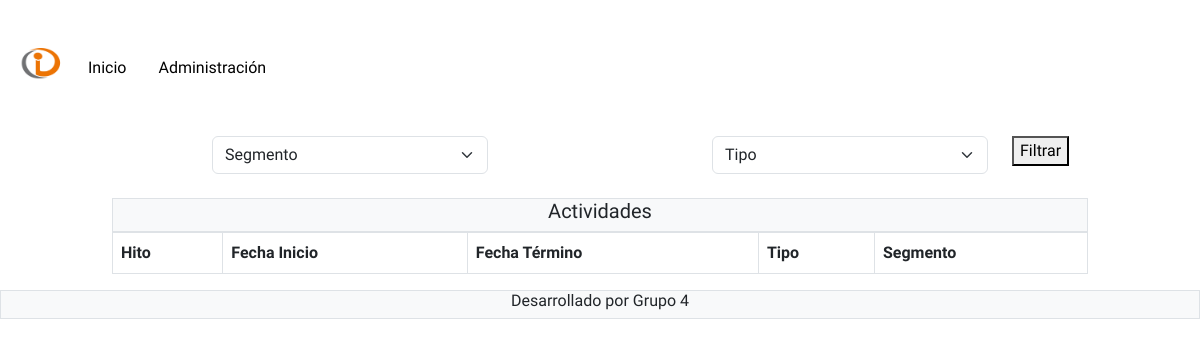
The app's page /, older data.
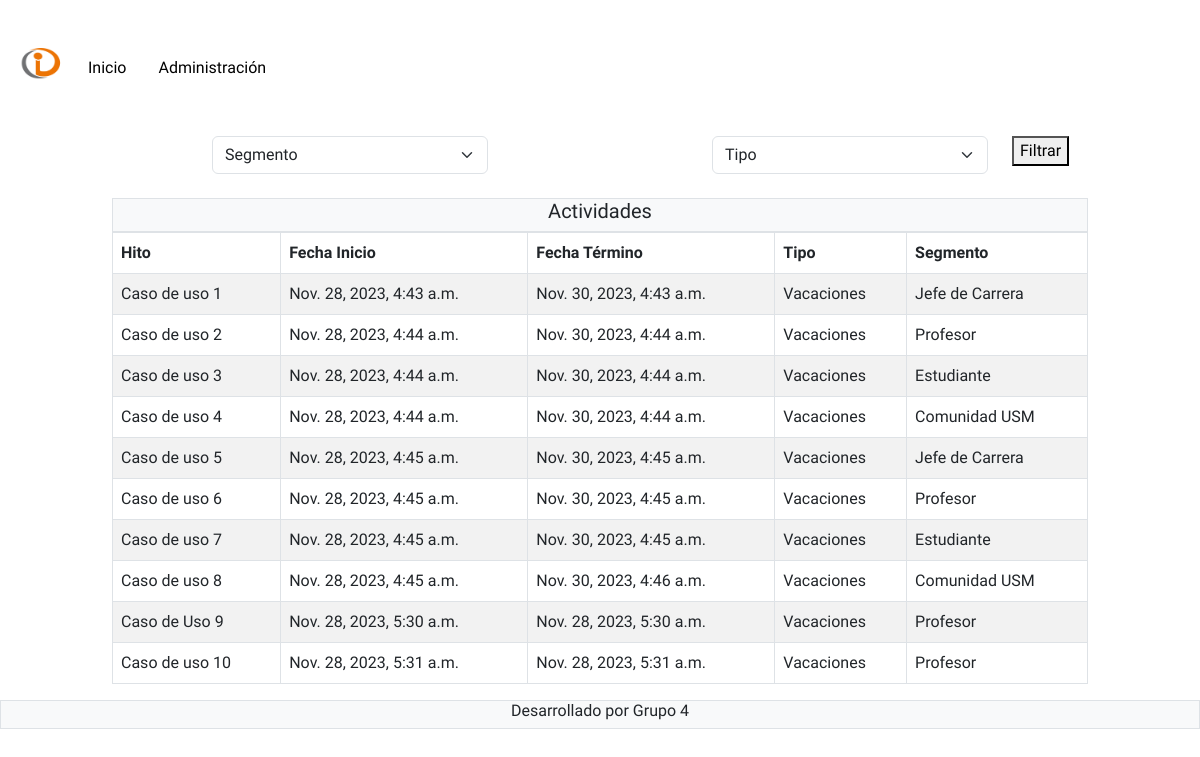
The same page, newer data.
### core/models.py (models this page shows, shortened)
class Evento(models.Model):
    fecha_inicio = models.DateTimeField(auto_now_add=False)
    fecha_termino = models.DateTimeField(auto_now_add=False)
    Titulo = models.CharField(max_length=55)
    Descripcion = models.CharField(max_length=105)
    TIPO_CHOICES = [
        ('V', 'Vacaciones'),
        ('F', 'Feriado'),
        ('S_A', 'Suspension de actividades'),
        ('S_A_PM', 'Suspension de actividades (PM)'),
        ('P', 'Periodo Lectivo'),
        ('S_E', 'Suspension de evaluaciones'),
        ('C', 'Ceremonia'),
        ('E', 'EDDA'),
        ('A', 'Ayudantias'),
        ('H', 'Hito Academico'),
        ('S', 'Secretaria Academica'),
        ('Q', 'QAI'),
    ]
    Tipo = models.CharField(max_length=30, choices=TIPO_CHOICES)
    Segmento = models.ManyToManyField(Segmento, related_name='eventos')

class Segmento(models.Model):
    id = models.BigAutoField(primary_key=True)
    SEGMENTO_CHOICES = [
        ('Comunidad USM', 'Comunidad USM'),
        ('Estudiante', 'Estudiante'),
        ('Profesor', 'Profesor'),
        ('Jefe de Carrera', 'Jefe de Carrera'),
    ]
    nombre = models.CharField(max_length=35, choices=SEGMENTO_CHOICES)

### core/views.py (the view)
# urls.py: path('', views.index, name='home'),
def index(request):
    print("Entrando a views.index")
    title = ""
    segmento_usuario = None
    eventos = Evento.objects.filter(fecha_inicio__gte=date.today()).order_by('fecha_inicio') #Queryset general (todas las actividades)
    eventosPorSegmento = None  #Inicializar el queryset por segmento
    if request.user.is_authenticated:
        user = request.user
        segmento_usuario = user.segmento.nombre if (hasattr(user, 'segmento') and user.segmento) else None
        if segmento_usuario == "Profesor":
            print("Es profesor") #Si el usuario tiene segmento = al nombre -> Filtra por nombre
            eventosPorSegmento = Evento.objects.filter(Segmento__nombre=segmento_usuario, fecha_inicio__gte=date.today()).order_by('fecha_inicio')
        elif segmento_usuario == "Jefe de Carrera": #Si el usuario tiene segmento = al nombre -> Filtra por nombre
            print("Es jefe de carrera")
            eventosPorSegmento = Evento.objects.filter(Segmento__nombre=segmento_usuario, fecha_inicio__gte=date.today()).order_by('fecha_inicio')
    else:
        print("Usuario no autenticado")
    segmento_elegido = request.GET.getlist('segmento')
    tipo_elegido = request.GET.get('tipo')
    if segmento_elegido:
        if 'Segmento' not in segmento_elegido:
            eventos = eventos.filter(Segmento__nombre__in=segmento_elegido)
    if tipo_elegido:
        if 'Tipo' not in tipo_elegido:
            eventos = eventos.filter(Tipo__in=tipo_elegido)
    data = {
        "title": title,
        'segmentos_totales': Segmento.objects.count(),
        'segmentos': Segmento.objects.all(),
        'tipos': Evento.TIPO_CHOICES,
        'eventos': eventos,
        'segmento_elegido': segmento_elegido,
        'tipo_elegido': tipo_elegido,
        'eventosPorSegmento': eventosPorSegmento,
    }
    return render(request, 'base.html', data)

### core/templates/base.html (shortened to what this page needs)
{% load static %}
<!DOCTYPE html>
<html lang="en">
<head>
    <link rel="stylesheet" href="{% static 'core/css/bootstrap.css' %}"/>
    <link rel="stylesheet" href="{% static 'core/css/estilos.css' %}"/>
</head>
<body>
    <div class="container-fluid mt-5">
        <nav id="navbar">
            <ul class="nav">
                <a class="navbar-brand" href="#">
                    <img class="img-fluid" src="{%static 'core\logo_INF.png' %}" alt="Logo Departamento Informática" width="60" height="54" class="d-inline-block align-text-top">
                </a>
                <li class="nav-item">
                    <a class="nav-link" style="color: black" href="#">Inicio</a>
                </li>
                <li class="nav-item">
                    <a class="nav-link" style="color: black" href="admin/">Administración</a>
                </li>
            </ul>
        </nav>
        {% load i18n %}
        <form method="get" action="{% url 'home' %}">
          <div class="row">
              <div class="col-2"></div>
              <div class="col-3">
                  <select class="form-select" name="segmento" aria-label="Default select example">
                      <option selected>Segmento</option>
                  </select>
              </div>
              <div class="col-2"></div>
              <div class="col-3">
                  <select class="form-select" name="tipo" aria-label="Default select example">
                      <option selected>Tipo</option>
                  </select>
              </div>
              <div class="col-2">
                  <button type="submit" name="filtrar">Filtrar</button>
              </div>
          </div> <br>
            <div class="row">
                <div class="col-1"></div>
                <div class="col-10">
                    <div class="text-center border bg-light">
                        <h5>Actividades</h5>
                    </div>
                    <table class="table table-bordered table-striped table-hover">
                        <thead>
                            <tr>
                                <th scope="col">Hito</th>
                                <th scope="col">Fecha Inicio</th>
                                <th scope="col">Fecha Término</th>
                                <th scope="col">Tipo</th>
                                <th scope="col">Segmento</th>
                            </tr>
                        </thead>
                        <tbody>
                            {% for evento in eventos %}
                                <tr>
                                    <td>{{ evento.Titulo }}</td>
                                    <td>{{ evento.fecha_inicio }}</td>
                                    <td>{{ evento.fecha_termino }}</td>
                                    <td>
                                      {{ evento.get_Tipo_display }}
                                    </td>
                                    <td>
                                      {% for segmento in evento.Segmento.all %}
                                          {{ segmento.nombre }}
                                      {% endfor %}
                                    </td>
                                </tr>
                            {% endfor %}
                        </tbody>
                    </table>
                </div>
            </div>
            <div class="row text-center border bg-light">
              <div class="col ">
                <h6>Desarrollado por Grupo 4</h6>
              </div>
            </div>
        </form>
    </div>
</body>
</html>

Row changes from the older to the newer data that the page shows:
now on this page (row edited): Evento: Titulo "Caso de uso 1", fecha_inicio "Nov. 28, 2023, 4:43 a.m.", fecha_termino "Nov. 30, 2023, 4:43 a.m.", Tipo "Vacaciones"
now on this page (row unchanged): Segmento: nombre "Jefe de Carrera"
now on this page (row edited): Evento: Titulo "Caso de uso 2", fecha_inicio "Nov. 28, 2023, 4:44 a.m.", fecha_termino "Nov. 30, 2023, 4:44 a.m.", Tipo "Vacaciones"
now on this page (row unchanged): Segmento: nombre "Profesor"
now on this page (row edited): Evento: Titulo "Caso de uso 3", fecha_inicio "Nov. 28, 2023, 4:44 a.m.", fecha_termino "Nov. 30, 2023, 4:44 a.m.", Tipo "Vacaciones"
now on this page (row unchanged): Segmento: nombre "Estudiante"
now on this page (row edited): Evento: Titulo "Caso de uso 4", fecha_inicio "Nov. 28, 2023, 4:44 a.m.", fecha_termino "Nov. 30, 2023, 4:44 a.m.", Tipo "Vacaciones"
now on this page (row unchanged): Segmento: nombre "Comunidad USM"
now on this page (row edited): Evento: Titulo "Caso de uso 5", fecha_inicio "Nov. 28, 2023, 4:45 a.m.", fecha_termino "Nov. 30, 2023, 4:45 a.m.", Tipo "Vacaciones"
added Evento: Titulo "Caso de uso 6", fecha_inicio "Nov. 28, 2023, 4:45 a.m.", fecha_termino "Nov. 30, 2023, 4:45 a.m.", Tipo "Vacaciones"
added Evento: Titulo "Caso de uso 7", fecha_inicio "Nov. 28, 2023, 4:45 a.m.", fecha_termino "Nov. 30, 2023, 4:45 a.m.", Tipo "Vacaciones"
added Evento: Titulo "Caso de uso 8", fecha_inicio "Nov. 28, 2023, 4:45 a.m.", fecha_termino "Nov. 30, 2023, 4:46 a.m.", Tipo "Vacaciones"
added Evento: Titulo "Caso de Uso 9", fecha_inicio "Nov. 28, 2023, 5:30 a.m.", fecha_termino "Nov. 28, 2023, 5:30 a.m.", Tipo "Vacaciones"
added Evento: Titulo "Caso de uso 10", fecha_inicio "Nov. 28, 2023, 5:31 a.m.", fecha_termino "Nov. 28, 2023, 5:31 a.m.", Tipo "Vacaciones"
